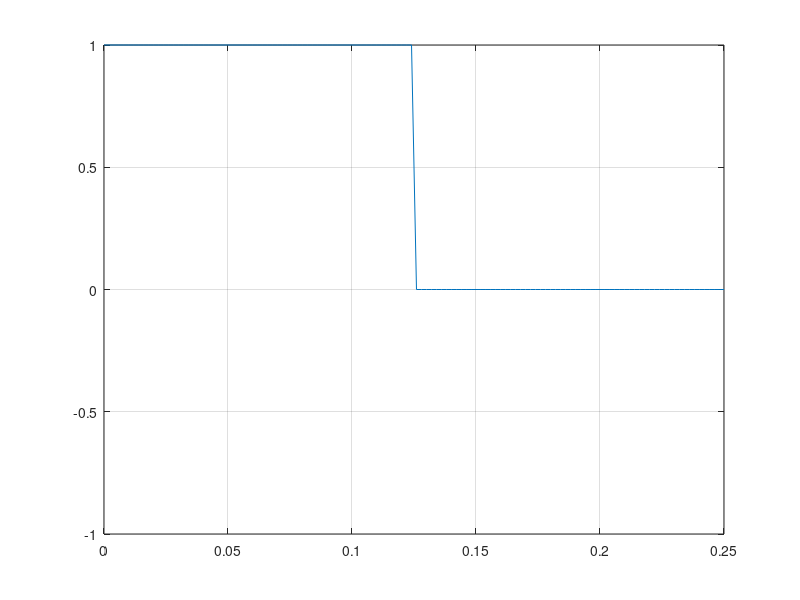
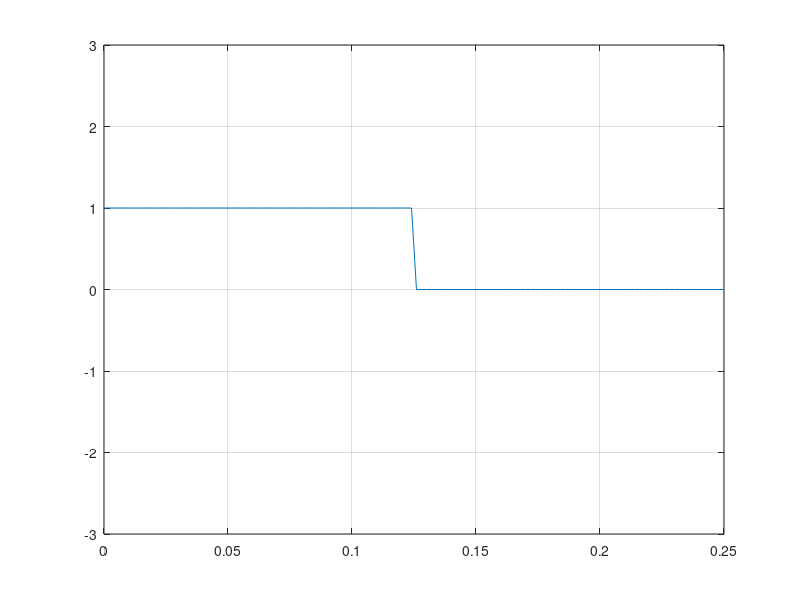
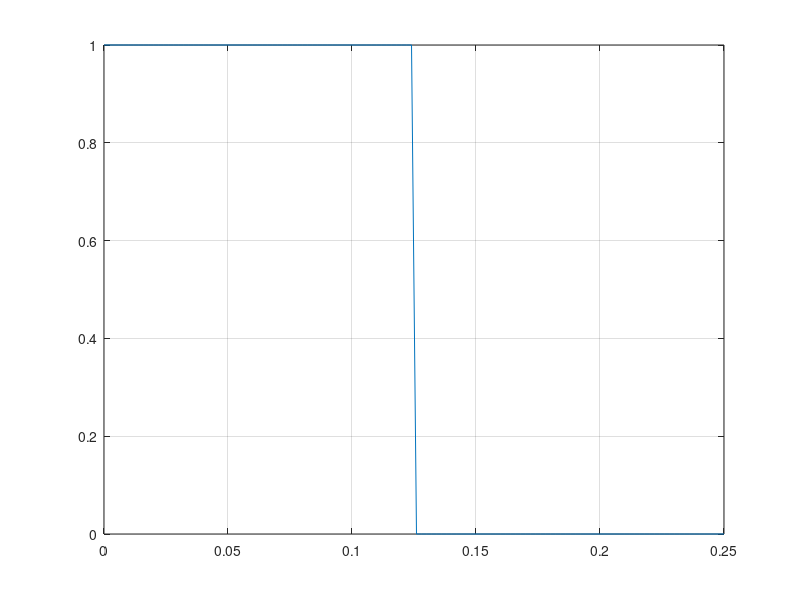
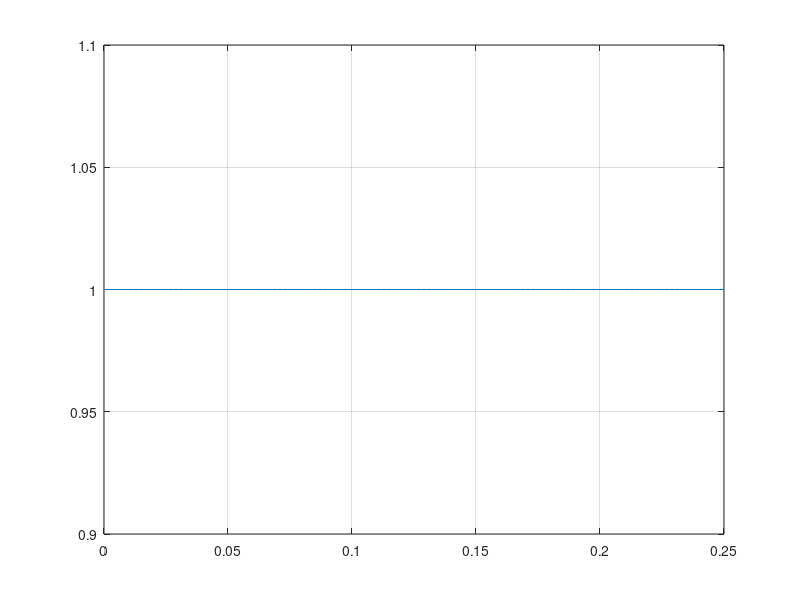

The MATLAB source for these figures, in order:

t=0:0.002:0.25; %pentru rezolutia temporara de 20ms si 200ms,
%inlocuim 0.002 cu 0.02 respectiv 0.2;
%t fiind perioada

%semnalul pentru nivelul {-1 1}
%afisam pentru perioada t=0.25
%functia rectpuls returneaza semnalul aperiodic
figure(1);
for n=0:0.25
    d=rectpuls(t-n, 0.25);
    plot(t, d), grid;
    axis([0 0.25 -1 1]);
end

%semnalul pentru nivelul {-3 -1 1 3}
%afisam pentru perioada t=0.25
%functia rectpuls returneaza semnalul aperiodic
figure(2);
for n=0:0.25
    d=rectpuls(t-n, 0.25);
    plot(t, d), grid;
    axis([0 0.25 -3 3]);
end

%semnalul pentru nivelul {-5 -3 -1 1 3 5}
%afisam pentru perioada t=0.25
%functia rectpuls returneaza semnalul aperiodic
figure(3);
for n=0:0.25
    axis([0 .025 -5 5]);
    d=rectpuls(t-n, 0.25);
    plot(t, d), grid;
end

%semnalul pentru nivelul {-7 -5 -3 -1 1 3 5 7}
%afisam pentru perioada t=0.25
%functia rectpuls returneaza semnalul aperiodic
figure(4);
for n=0:0.25
    axis([0 0.25 -7 7]);
    d=rectpuls(t-n, 025);
    plot(t, d), grid;
end




 
